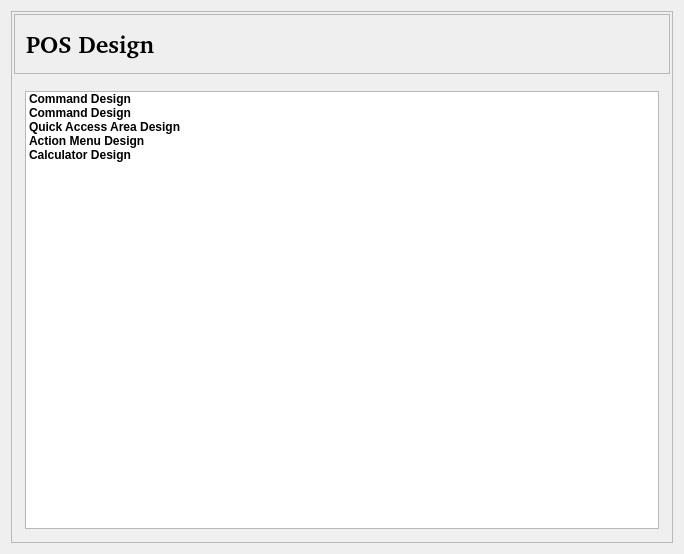
<?xml version="1.0" encoding="UTF-8"?>
<ui version="4.0">
 <class>POSDesignSelectorInterface</class>
 <widget class="QWidget" name="POSDesignSelectorInterface">
  <property name="geometry">
   <rect>
    <x>0</x>
    <y>0</y>
    <width>684</width>
    <height>554</height>
   </rect>
  </property>
  <property name="windowTitle">
   <string>Form3</string>
  </property>
  <layout class="QVBoxLayout">
   <item>
    <widget class="QFrame" name="frame35">
     <property name="frameShape">
      <enum>QFrame::StyledPanel</enum>
     </property>
     <property name="frameShadow">
      <enum>QFrame::Sunken</enum>
     </property>
     <property name="lineWidth">
      <number>2</number>
     </property>
     <layout class="QGridLayout">
      <property name="leftMargin">
       <number>2</number>
      </property>
      <property name="topMargin">
       <number>2</number>
      </property>
      <property name="rightMargin">
       <number>2</number>
      </property>
      <property name="bottomMargin">
       <number>2</number>
      </property>
      <item row="0" column="0">
       <widget class="QFrame" name="frame_title">
        <property name="minimumSize">
         <size>
          <width>0</width>
          <height>60</height>
         </size>
        </property>
        <property name="maximumSize">
         <size>
          <width>32567</width>
          <height>60</height>
         </size>
        </property>
        <property name="frameShape">
         <enum>QFrame::StyledPanel</enum>
        </property>
        <property name="frameShadow">
         <enum>QFrame::Raised</enum>
        </property>
        <property name="lineWidth">
         <number>2</number>
        </property>
        <layout class="QHBoxLayout">
         <property name="spacing">
          <number>6</number>
         </property>
         <property name="leftMargin">
          <number>11</number>
         </property>
         <property name="topMargin">
          <number>11</number>
         </property>
         <property name="rightMargin">
          <number>11</number>
         </property>
         <property name="bottomMargin">
          <number>11</number>
         </property>
         <item>
          <widget class="QLabel" name="title">
           <property name="font">
            <font>
             <family>Nimbus Sans l [Urw]</family>
             <pointsize>18</pointsize>
             <weight>75</weight>
             <bold>true</bold>
            </font>
           </property>
           <property name="text">
            <string>POS Design</string>
           </property>
           <property name="wordWrap">
            <bool>false</bool>
           </property>
          </widget>
         </item>
         <item>
          <spacer name="Spacer3">
           <property name="orientation">
            <enum>Qt::Horizontal</enum>
           </property>
           <property name="sizeType">
            <enum>QSizePolicy::Expanding</enum>
           </property>
           <property name="sizeHint" stdset="0">
            <size>
             <width>181</width>
             <height>0</height>
            </size>
           </property>
          </spacer>
         </item>
        </layout>
       </widget>
      </item>
      <item row="1" column="0">
       <widget class="QStackedWidget" name="action_stack">
        <property name="currentIndex">
         <number>0</number>
        </property>
        <widget class="QWidget" name="select_action">
         <layout class="QGridLayout">
          <item row="0" column="0">
           <widget class="QListWidget" name="actions_iconview">
            <property name="font">
             <font>
              <weight>75</weight>
              <bold>true</bold>
             </font>
            </property>
            <property name="acceptDrops">
             <bool>false</bool>
            </property>
            <property name="spacing">
             <number>30</number>
            </property>
            <property name="itemsMovable" stdset="0">
             <bool>false</bool>
            </property>
            <item>
             <property name="text">
              <string>Command Design</string>
             </property>
            </item>
            <item>
             <property name="text">
              <string>Command Design</string>
             </property>
            </item>
            <item>
             <property name="text">
              <string>Quick Access Area Design</string>
             </property>
            </item>
            <item>
             <property name="text">
              <string>Action Menu Design</string>
             </property>
            </item>
            <item>
             <property name="text">
              <string>Calculator Design</string>
             </property>
            </item>
           </widget>
          </item>
         </layout>
        </widget>
        <widget class="QWidget" name="action"/>
       </widget>
      </item>
     </layout>
    </widget>
   </item>
  </layout>
 </widget>
 <layoutdefault spacing="6" margin="11"/>
 <resources/>
 <connections/>
</ui>
